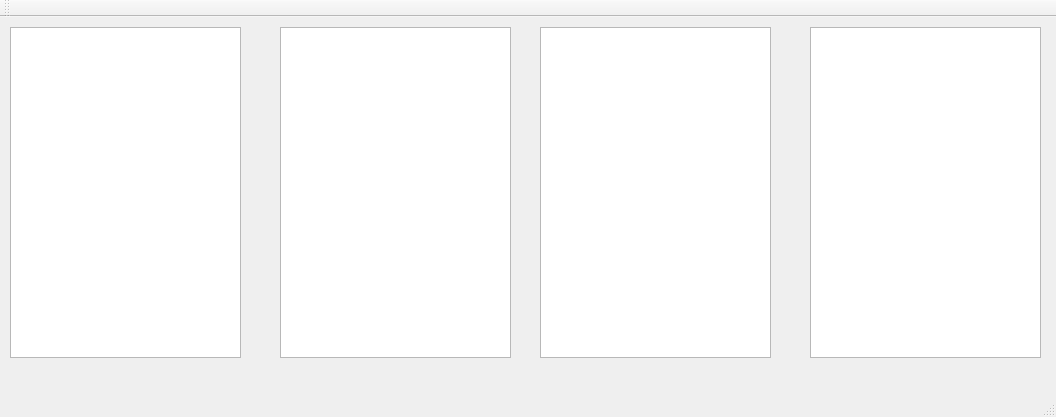
<?xml version="1.0" encoding="UTF-8"?>
<ui version="4.0">
 <class>MainWindow</class>
 <widget class="QMainWindow" name="MainWindow">
  <property name="geometry">
   <rect>
    <x>0</x>
    <y>0</y>
    <width>1056</width>
    <height>417</height>
   </rect>
  </property>
  <property name="windowTitle">
   <string>MainWindow</string>
  </property>
  <widget class="QWidget" name="centralWidget">
   <widget class="QGraphicsView" name="graphicsView">
    <property name="geometry">
     <rect>
      <x>10</x>
      <y>10</y>
      <width>231</width>
      <height>331</height>
     </rect>
    </property>
   </widget>
   <widget class="QGraphicsView" name="graphicsView_2">
    <property name="geometry">
     <rect>
      <x>280</x>
      <y>10</y>
      <width>231</width>
      <height>331</height>
     </rect>
    </property>
   </widget>
   <widget class="QGraphicsView" name="graphicsView_3">
    <property name="geometry">
     <rect>
      <x>540</x>
      <y>10</y>
      <width>231</width>
      <height>331</height>
     </rect>
    </property>
   </widget>
   <widget class="QGraphicsView" name="graphicsView_4">
    <property name="geometry">
     <rect>
      <x>810</x>
      <y>10</y>
      <width>231</width>
      <height>331</height>
     </rect>
    </property>
   </widget>
  </widget>
  <widget class="QMenuBar" name="menuBar">
   <property name="geometry">
    <rect>
     <x>0</x>
     <y>0</y>
     <width>1056</width>
     <height>27</height>
    </rect>
   </property>
  </widget>
  <widget class="QToolBar" name="mainToolBar">
   <attribute name="toolBarArea">
    <enum>TopToolBarArea</enum>
   </attribute>
   <attribute name="toolBarBreak">
    <bool>false</bool>
   </attribute>
  </widget>
  <widget class="QStatusBar" name="statusBar"/>
 </widget>
 <layoutdefault spacing="6" margin="11"/>
 <resources/>
 <connections/>
</ui>
